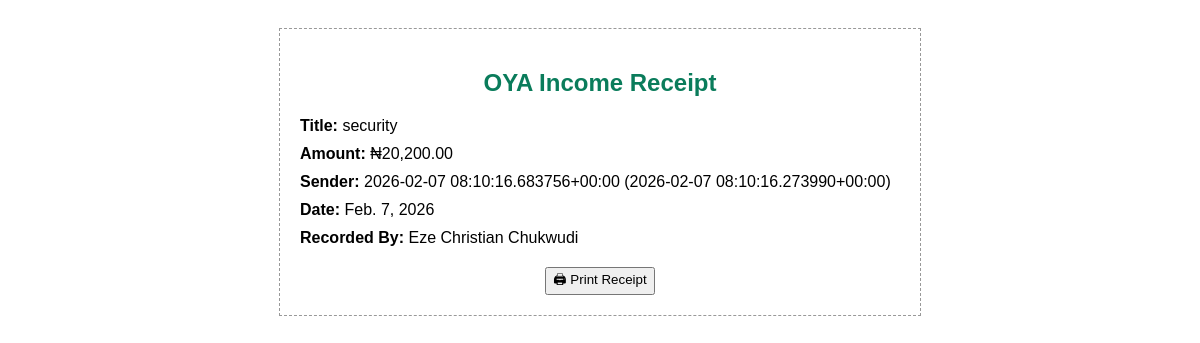
Page /income/receipt/3/ (signed in) on the committed database.
### finance/models.py (models this page shows, shortened)
class Income(models.Model):
    date = models.DateField(auto_now_add=True)
    title = models.CharField(max_length=200)
    sender_name = models.CharField(max_length=200)
    sender_id = models.CharField(max_length=50)
    member = models.ForeignKey(
        Member,
        on_delete=models.SET_NULL,
        null=True,
        blank=True,
        related_name='received_incomes'  # 👈 FIX
    )
    amount = models.DecimalField(max_digits=12, decimal_places=2)
    recorded_by = models.ForeignKey(
        Member,
        on_delete=models.SET_NULL,
        null=True,
        related_name='incomes_recorded'  # 👈 FIX
    )

### accounts/models.py (models this page shows, shortened)
class Member(models.Model):
    ROLE_CHOICES = [
        ('admin', 'Admin'),
        ('executive', 'Executive'),
        ('floor', 'Floor Member'),
    ]
    STATUS_CHOICES = [
        ('active', 'Active'),
        ('inactive', 'Inactive'),
        ('suspended', 'Suspended'),
    ]
    serial_number = models.CharField(max_length=20, unique=True)
    full_name = models.CharField(max_length=200)
    phone_number = models.CharField(max_length=20)
    gender = models.CharField(max_length=10)
    age = models.PositiveIntegerField()
    role = models.CharField(max_length=20, choices=ROLE_CHOICES)
    executive_position = models.CharField(max_length=100, null=True, blank=True)
    status = models.CharField(max_length=20, choices=STATUS_CHOICES)
    year_joined = models.PositiveIntegerField()
    password = models.CharField(max_length=128)  # hashed later
    created_at = models.DateTimeField(auto_now_add=True)

### accounts/decorators.py (the view)
    def wrapper(request, *args, **kwargs):
        if not request.session.get('member_id'):
            return redirect('login')
        return view_func(request, *args, **kwargs)

### finance/views.py (called while the page is built)
@login_required
def income_receipt(request, income_id):
    income = Income.objects.select_related('member', 'recorded_by').get(id=income_id)
    return render(request, 'finance/income_receipt.html', {'income': income})

### finance/templates/finance/income_receipt.html (shortened to what this page needs)
{% load humanize %}
<!DOCTYPE html>
<html>
<head>
</head>
<body>
<div class="receipt">
  <h2>OYA Income Receipt</h2>
  <div class="row"><span class="label">Title:</span> {{ income.title }}</div>
  <div class="row"><span class="label">Amount:</span> ₦{{ income.amount|intcomma }}</div>
  <div class="row"><span class="label">Sender:</span> {{ income.sender_name }} ({{ income.sender_id }})</div>
  <div class="row"><span class="label">Date:</span> {{ income.date }}</div>
  <div class="row"><span class="label">Recorded By:</span> {{ income.recorded_by.full_name }}</div>
  <div class="print-btn">
    <button onclick="window.print()">🖨 Print Receipt</button>
  </div>
</div>
</body>
</html>

### finance/templates/finance/income_receipt.html (style rules this page uses)
body { font-family: Arial; padding: 20px; }
.receipt { max-width: 600px; margin: auto; border: 1px dashed #999; padding: 20px; }
h2 { text-align: center; color: #0a7c5b; }
.row { margin-bottom: 10px; }
.label { font-weight: bold; }
.print-btn { margin-top: 20px; text-align: center; }

### rows in the picture
Income: title "security", amount "20,200.00", sender_name "2026-02-07 08:10:16.683756+00:00", sender_id "2026-02-07 08:10:16.273990+00:00", date "Feb. 7, 2026", recorded_by.full_name "Eze Christian Chukwudi"
